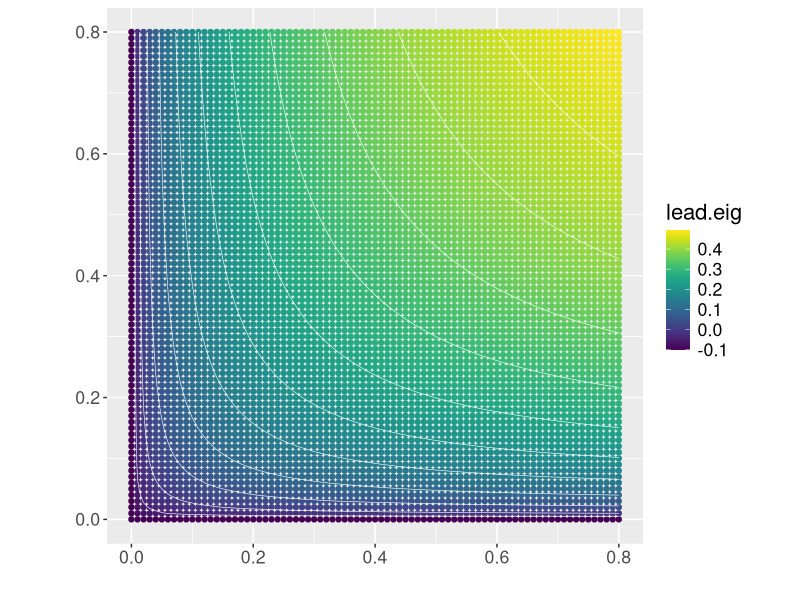

Write the R code that produced this figure.
rm(list=ls())
library(viridis)
library(ggplot2)

b <- 2 #rate of speciation initiation
mu.g <- 0.1 # rate of extinction of good species 
mu.i1 <- 0.2 #rate of extinction of incipient species in stage 1
mu.i2 <- 0.15 #rate of extinction of incipient species in stage 2
lambda1 <- seq(0,0.8,0.01) #rate of transition from stage 1 to 2
lambda2 <- seq(0,0.8,0.01) #rate of transition from stage 2 to good species

#sanity check
mu.i1 + lambda1 <= 1
mu.i2 + lambda2 <= 1

t1 <- sort(rep(lambda1,length(lambda2)))
t2 <- rep(lambda2,length(lambda1))
tt <- as.data.frame(cbind(t1,t2))

leading.eigenvalues <- numeric()

for(i in 1:length(tt[,1])){
  lambda1.t <- tt[i,1]
  lambda2.t <- tt[i,2]
  
  #express the differential equations as a parameter matrix
  r1 <- c(-mu.g,lambda2.t,0)
  r2 <- c(0,-(mu.i2+lambda2.t),lambda1.t)
  r3 <- c(b,0,-(mu.i1+lambda1.t))
  M <- as.matrix(rbind(r1,r2,r3))
  
  leading.eigenvalues[i] <- Re(eigen(M)$values[3])
}

tt <- cbind(tt,leading.eigenvalues)
colnames(tt) <- c('lambda1','lambda2','lead.eig')

ggplot(aes(x=lambda1,y=lambda2,z=lead.eig,colour=lead.eig),data=tt)+
  geom_point()+
  geom_contour(colour='white',size=0.2)+
  scale_color_viridis()+
  xlab('')+
  ylab('')+
  theme(text=element_text(size=16),aspect.ratio = 1)
















